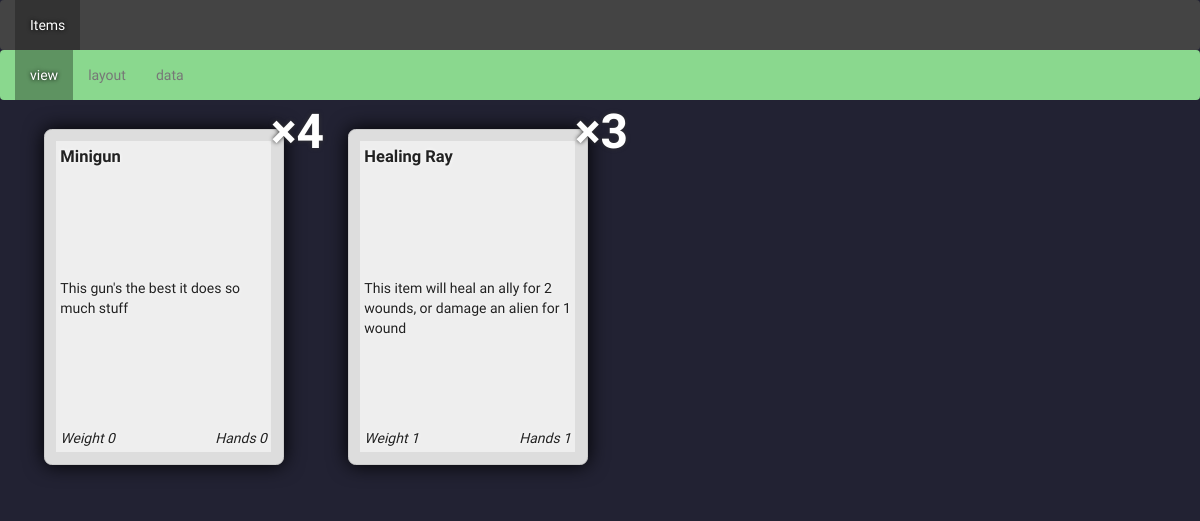
Page /type/1 on the earlier database version.
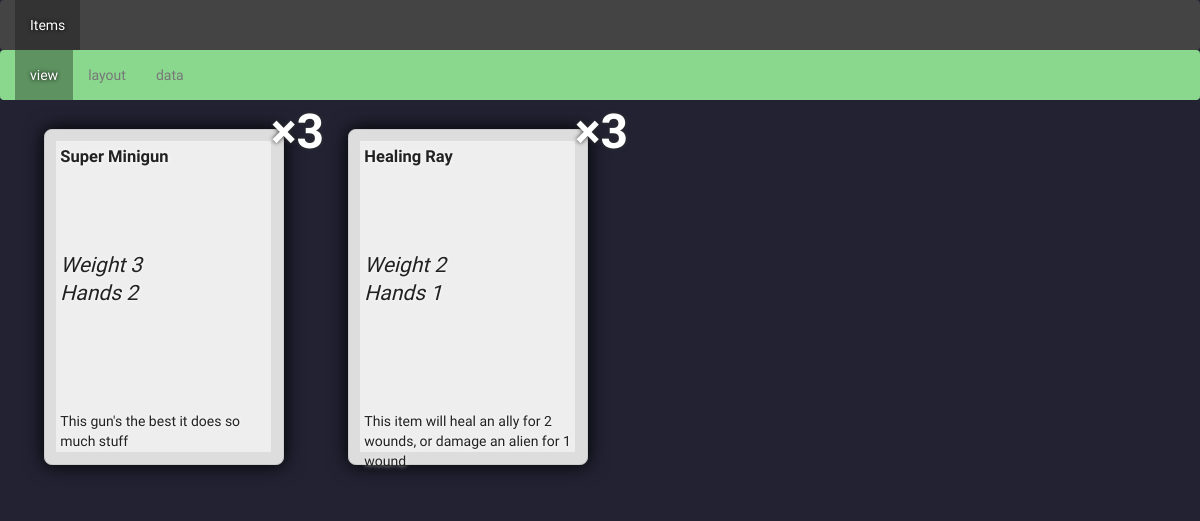
Same page on the later database version.
### cards/models.py (models this page shows, shortened)
class CardType(models.Model):
    name = models.CharField(max_length=255)
    width = models.DecimalField(default=2.5, max_digits=3, decimal_places=2)
    height = models.DecimalField(default=4.0, max_digits=3, decimal_places=2)
    project = models.ForeignKey(Project, on_delete=models.CASCADE)
    REASONABLE_MARGIN = 0.12
    def margin(self):
        return CardType.REASONABLE_MARGIN
    def inner_width(self):
        return float(self.width) - (CardType.REASONABLE_MARGIN * 2.2)
    def inner_height(self):
        return float(self.height) - (CardType.REASONABLE_MARGIN * 2.2)

class Field(models.Model):
    name = models.CharField(max_length=255)
    template = models.CharField(max_length=255, blank=True, default='')
    width = models.DecimalField("Width, percentage", default=1.0, max_digits=5, decimal_places=4)
    height = models.DecimalField("Distance from top, percentage", default=0.0, max_digits=5, decimal_places=4)
    is_bold = models.BooleanField(default=False)
    is_italic = models.BooleanField(default=False)
    font = models.ForeignKey(Font, related_name='+', blank=True, null=True, on_delete=models.SET_NULL)
    font_size = models.DecimalField("Font-size, percentage", default=100, max_digits=3, decimal_places=0)
    alignment = models.CharField(default='left', choices=(
        ('left', 'Left'),
        ('center', 'Centre'),
        ('right', 'Right'),
    ), max_length=16)
    card_type = models.ForeignKey(CardType, on_delete=models.CASCADE)
    def css(self):
        if not self.font:
            font = Font.objects.get(name='Arial')
        else:
            font = self.font
        return 'width:{}%; top:{}%; text-align:{}; font-weight:{}; font-style:{}; font-family:{}; font-size:{}%;'.format(
            self.width * 100,
            self.height * 100,
            self.alignment,
            'bold' if self.is_bold else 'normal',
            'italic' if self.is_italic else 'normal',
            font.css(),
            self.font_size,
        )

class FieldData(models.Model):
    value = models.CharField(max_length=255)
    field = models.ForeignKey(Field, related_name='+', on_delete=models.CASCADE)
    card = models.ForeignKey(Card, on_delete=models.CASCADE)

class Card(models.Model):
    title = models.CharField(null=True, max_length=255)
    count = models.IntegerField(default=4)
    card_type = models.ForeignKey(CardType, on_delete=models.CASCADE)
    data = models.CharField(max_length=255, default='{}')
    def data_value(self, name):
        values = json.loads(self.data)
        try:
            return str(values[name])
        except KeyError:
            values[name] = 0
            self.data = json.dumps(values)
            self.save()
        return values[name]
    @property
    def patterns(self):
        pattern_list = [
            ('{title}', self.title),
            ('{count}', str(self.count)),
        ]
        for data in self.card_type.cardtypedata_set.all():
            pattern_list.append(
                ('{#' + data.name + '}', self.data_value(data.name)),
            )
        return pattern_list
    @property
    def fields(self):
        fields = []
        for field in self.card_type.field_set.all():
            try:
                data = self.fielddata_set.get(field=field)
                field.value = data.value
            except:
                field.value = field.template
                field.inherited = True
            for pattern, replacement in self.patterns:
                field.value = field.value.replace(pattern, replacement)
            fields.append(field)
        return fields

### cards/views.py (the view)
# urls.py: url(r'^type/(?P<type_id>[0-9]+)$', cardviews.view),
def view(request, type_id):
    card_type = get_object_or_404(CardType, pk=type_id)
    card_types = CardType.objects.all()
    return render(request, 'card-list.html', {
        'view_name': 'view',
        'card_types': card_types,
        'cardtype': card_type,
        'cards': card_type.card_set.all(),
    })

### cards/models.py (called while the page is built)
    def css(self):
        return '\'{}\', {}'.format(
            self.name,
            self.type
        )

### cards/templates/card-list.html (shortened to what this page needs)
{% extends 'core/default.html' %}
{% block content %}
<div class="card-list cardtype-{{ cardtype.name }}">
    {% for card in cards %}
        <div class="card" id="card-{{ card.pk }}" data-name="{{ card.title }}">
            <div class="inner-card">
            {% for data in card.fields %}
                <span class="field field-{{ data.name }}">{{ data.value }}</span>
            {% empty %}
                no fields
            {% endfor %}
            </div>
            <div class="card-count">&times;{{ card.count }}</div>
        </div>
    {% empty %}
        <h1>You have no cards in this set</h1>
    {% endfor %}
</div>
{% endblock %}

### cards/templates/core/default.html (shortened to what this page needs)
<!DOCTYPE html>
<html lang="en">
<head>
    <link rel="stylesheet" href="https://maxcdn.bootstrapcdn.com/bootstrap/3.3.7/css/bootstrap.min.css">
    <link rel="stylesheet" href="https://ajax.googleapis.com/ajax/libs/jqueryui/1.12.1/themes/smoothness/jquery-ui.css">
    <link href="https://maxcdn.bootstrapcdn.com/font-awesome/4.7.0/css/font-awesome.min.css" rel="stylesheet"/>
    <link rel="stylesheet" href="/static/cards/cards.css"/>
</head>
<body>
    <nav class="navbar navbar-default cardtypes-nav">
      <div class="container-fluid">
        <div class="navbar-header">
          <ul class="nav navbar-nav">
            {% for type in card_types %}
                <li class="{% if type.name == cardtype.name %}active{% endif %}"><a href="/type/{{ type.id }}">{{ type.name }}</a></li>
            {% endfor %}
          </ul>
        </div>
      </div>
    </nav>
    {% if cardtype %}
    <nav class="navbar navbar-default card-nav">
      <div class="container-fluid">
        <div class="navbar-header">
          <ul class="nav navbar-nav">
            <li class="{% if view_name == "view" %}active{% endif %}"><a href="/type/{{ cardtype.id }}">view</a></li>
            <li class="{% if view_name == "layout" %}active{% endif %}"><a href="/type/{{ cardtype.id }}/layout">layout</a></li>
            <li class="{% if view_name == "data" %}active{% endif %}"><a href="/type/{{ cardtype.id }}/data">data</a></li>
          </ul>
        </div>
      </div>
    </nav>
    {% endif %}
    <div id="content" class="container-fluid">
        {% block content %}{% endblock %}
    </div>
</body>
</html>

### cards/static/cards/cards.css (style rules this page uses)
BODY { background: #223; color: #EEE; font-weight: 300; font-family: 'Open Sans Condensed', sans-serif; }
nav.navbar-default { margin:0px; }
nav.cardtypes-nav { background: #444; border: none; }
nav.cardtypes-nav .navbar-nav>.active>a, nav.cardtypes-nav .navbar-nav>.active>a:hover, nav.cardtypes-nav .navbar-nav>.active>a:focus { background: #333; text-shadow: #000 0px 0px 4px; color: #FFF; }
nav.card-nav { background: rgb(138, 216, 142); border: none; }
nav.card-nav .navbar-nav>.active>a, nav.card-nav .navbar-nav>.active>a:hover, nav.card-nav .navbar-nav>.active>a:focus { background: rgb(94, 147, 97); text-shadow: #000 0px 0px 4px; color: #FFF; }
.card-list, .card-edit-list { margin: 0.3in; display: inline-block; vertical-align: top; }
.card-list .card { float: left; margin-right: 64px; }
.card { position:relative; border-radius:0.08in; border: 1px solid #CCC; background: #DDD; color: #222; text-shadow:#FFF 0px 0px 4px; box-shadow: #000 0px 0px 20px; }
.card .field { position:absolute; cursor: pointer; border: solid 4px transparent; }
.card-count { text-shadow:#333 0px 0px 4px; color:#FFF; font-weight:bold; position:absolute; font-size: 48px; top:-32px; left:95%; }
.inner-card { position:relative; background: #EEE; }

Differences in the rows shown:
changed Card (number 1 of 2 on the later page): count "4" → "3"
computed for Field "Healing Ray": value "Minigun" → "Super Minigun"
changed Field "Hands 1": value "Hands 0" → "Hands 2"
changed Field: value "Weight 0" → "Weight 3"; value "Weight 1" → "Weight 2"
